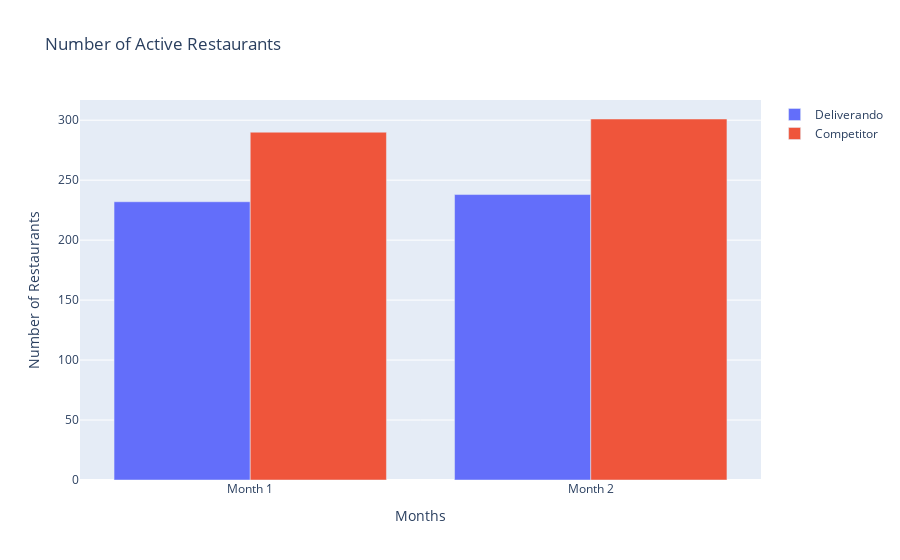

Notebook cell for this chart:
### Markdown cell above
#### Task 6.
Create a presentation to show what you did. Make your results accessible for a broad audience so that they can use it.

### Code cell
import plotly.graph_objects as go

months = ["Month 1", "Month 2"]
deliverando_restaurants = [232, 238]
competitor_restaurants = [290, 301]

# Create bar chart
fig = go.Figure(data=[
    go.Bar(name='Deliverando', x=months, y=deliverando_restaurants),
    go.Bar(name='Competitor', x=months, y=competitor_restaurants)
])

# Update layout
fig.update_layout(title='Number of Active Restaurants',
                  xaxis_title='Months',
                  yaxis_title='Number of Restaurants'
                  )

# Show the chart
fig.show()

### Figure 1 — Plotly figure (JSON) as saved in the notebook; plotly's stock layout.template omitted (floating-point values rounded to 4 significant figures)
{"data": [{"name": "Deliverando", "type": "bar", "x": ["Month 1", "Month 2"], "y": [232, 238]}, {"name": "Competitor", "type": "bar", "x": ["Month 1", "Month 2"], "y": [290, 301]}], "layout": {"title": {"text": "Number of Active Restaurants"}, "xaxis": {"title": {"text": "Months"}}, "yaxis": {"title": {"text": "Number of Restaurants"}}}}
